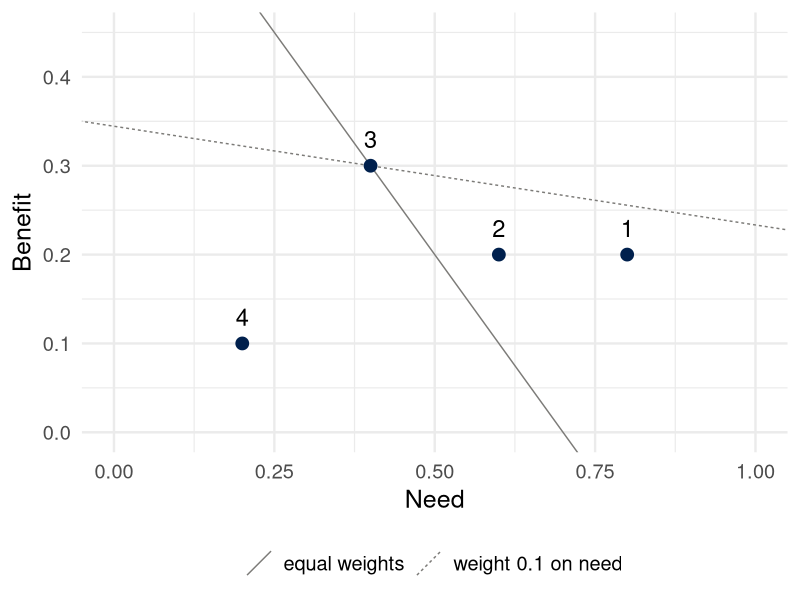

Recreate this plot in R.
## ---- chunk 1
library(ggplot2)
theme_set(theme_minimal(base_size = 18))
set.seed(313)
# cividis: navy, slate, gray, khaki, gold, yellow (viridisLite::cividis(9)[c(1, 3, 5, 6, 7, 9)])
navy <- "#00204D"; slate <- "#414D6B"; cgray <- "#7C7B78"; khaki <- "#9B9477"; gold <- "#BCAF6F"; yellow <- "#FFEA46"

# Four patients: need and benefit.
pts <- data.frame(patient = c("1", "2", "3", "4"), need = c(0.8, 0.6, 0.4, 0.2), benefit = c(0.2, 0.2, 0.3, 0.1))
score <- function(w) w * pts$need + (1 - w) * pts$benefit
stopifnot(identical(order(-score(0.5)), c(1L, 2L, 3L, 4L)), identical(order(-score(0.1)), c(3L, 1L, 2L, 4L)))

# Three policies for three people.
pol <- list(P = c(4, 4, 4), M = c(9, 9, 1), T = c(25, 0, 0))
stopifnot(sapply(pol, sum) == c(12, 19, 25), sapply(pol, \(v) sum(sqrt(v))) == c(6, 7, 5),
          sapply(pol, min) == c(4, 1, 0), sapply(pol, \(v) v[1] + v[2] + 10 * v[3]) == c(48, 28, 25))

# Response types. Trial: P(Y(0) = 1) = 0.4, P(Y(1) = 1) = 0.6.
p0 <- 0.4; p1 <- 0.6
stopifnot(all.equal(c(max(0, p1 - p0), min(p1, 1 - p0), max(0, p0 - p1), min(p0, 1 - p1)), c(0.2, 0.6, 0, 0.4)))
# Observational study: half take the program; 90% of takers and 20% of decliners do well.
obs <- c(took_well = 0.45, took_badly = 0.05, declined_well = 0.10, declined_badly = 0.40)
stopifnot(all.equal(unname(obs["took_badly"] + obs["declined_well"]), 0.15),
          all.equal(p1 - p0 - (2 - 1) * c(0.15, 0), c(0.05, 0.2)))
# Two equal strata: 10% -> 90% and 70% -> 30%.
stopifnot(all.equal(c(mean(c(0.1, 0.7)), mean(c(0.9, 0.3))), c(0.4, 0.6)),
          all.equal(0.5 * max(0, 0.7 - 0.3), 0.2))
## ---- chunk 2
lines <- data.frame(w = c(0.5, 0.1), label = c("equal weights", "weight 0.1 on need"))
lines$s3 <- lines$w * 0.4 + (1 - lines$w) * 0.3
lines$intercept <- lines$s3 / (1 - lines$w); lines$slope <- -lines$w / (1 - lines$w)
ggplot(pts, aes(need, benefit)) +
  geom_abline(data = lines, aes(intercept = intercept, slope = slope, linetype = label), color = cgray) +
  geom_point(size = 4, color = navy) +
  geom_text(aes(label = patient), nudge_y = 0.03, size = 6) +
  coord_cartesian(xlim = c(0, 1), ylim = c(0, 0.45)) +
  labs(x = "Need", y = "Benefit", linetype = NULL) +
  theme(legend.position = "bottom")
